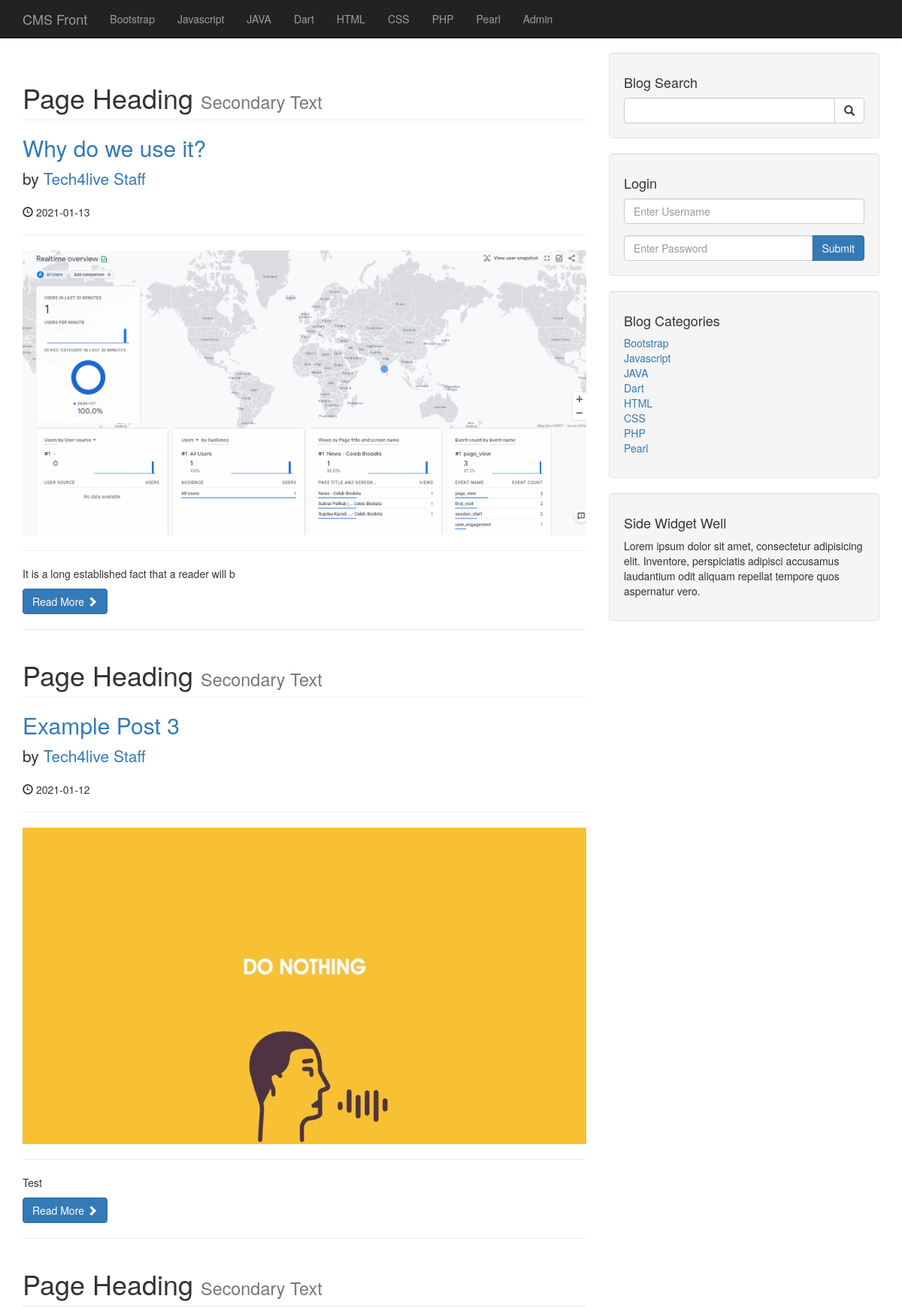
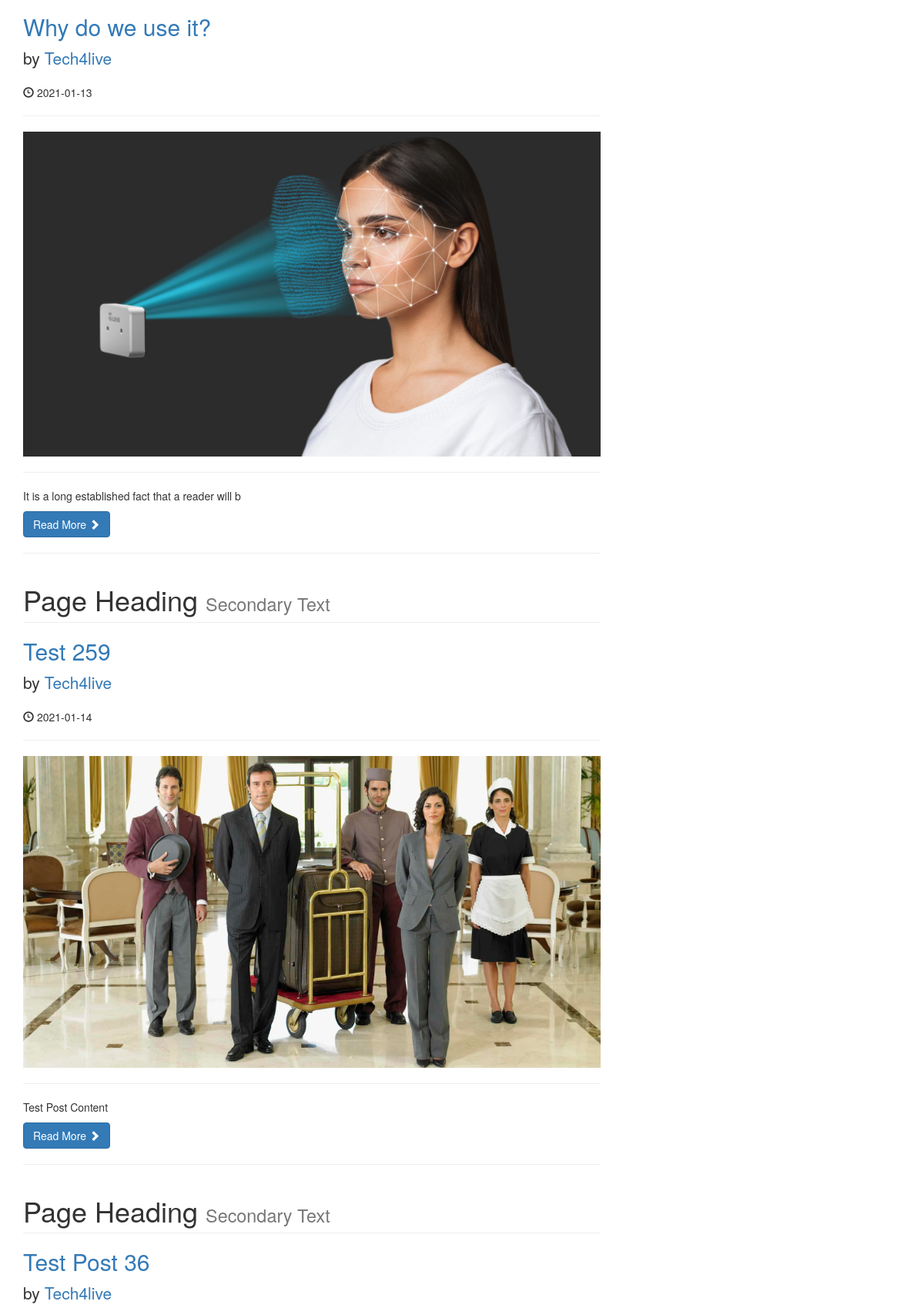
The page / (upper part) on the database its author committed (2 pictures, top to bottom).
### tables this page shows
CREATE TABLE `categories` (
  `cat_id` int(3) NOT NULL,
  `cat_title` varchar(300) NOT NULL
);

CREATE TABLE `posts` (
  `post_id` int(3) NOT NULL,
  `post_category_id` int(3) NOT NULL,
  `post_title` varchar(255) NOT NULL,
  `post_author` varchar(255) NOT NULL,
  `post_date` date NOT NULL,
  `post_image` text NOT NULL,
  `post_content` text NOT NULL,
  `post_tags` varchar(255) NOT NULL,
  `post_comment_count` int(11) NOT NULL,
  `post_status` varchar(255) NOT NULL DEFAULT 'draft'
);

### index.php (the view, shortened to what this page needs)
<?php include "includes/db.php"?>
<?php include "includes/header.php"?>
<?php include "includes/navigations.php" ?>
    <div class="container">
        <div class="row">
            <div class="col-md-8">
                <?php
    $query = "SELECT * FROM posts";
    $select_all_posts_query = mysqli_query($connection, $query);
                    while($row = mysqli_fetch_assoc($select_all_posts_query)) {
                        $post_id = $row['post_id'];
                        $post_title = $row['post_title'];
                        $post_author = $row['post_author'];
                        $post_date = $row['post_date'];
                        $post_image = $row['post_image'];
                        $post_content = substr($row['post_content'],0,50);
                        $post_status = $row['post_status'];
                        if($post_status !== 'published') {
                        } else {
                        ?>
                <h1 class="page-header">
                    Page Heading
                    <small>Secondary Text</small>
                </h1>
                <h2>
                    <a href="post.php?p_id=<?php echo $post_id; ?>"><?php echo $post_title ?></a>
                </h2>
                <p class="lead">
                    by <a href="index.php"><?php echo $post_author ?></a>
                </p>
                <p><span class="glyphicon glyphicon-time"></span> <?php echo $post_date ?></p>
                <hr>
                <a href="post.php?p_id=<?php echo $post_id; ?>">
                <img class="img-responsive" src="images/<?php echo $post_image;?>" alt="">
                </a>
                <hr>
                <p><?php echo $post_content ?></p>
                <a class="btn btn-primary" href="post.php?p_id=<?php echo $post_id; ?>">Read More <span class="glyphicon glyphicon-chevron-right"></span></a>
                <hr>
                   <?php } } ?>
            </div>
         <?php include "includes/sidebar.php" ?>
        </div>
        <?php include "includes/footer.php" ?>

### includes/navigations.php (shortened to what this page needs)
<nav class="navbar navbar-inverse navbar-fixed-top" role="navigation">
    <div class="container">
        <div class="navbar-header">
            <a class="navbar-brand" href="index.php">CMS Front</a>
        </div>
        <div class="collapse navbar-collapse" id="bs-example-navbar-collapse-1">
            <ul class="nav navbar-nav">
                <?php
                $query = "SELECT * FROM categories";
                $select_all_categories_query = mysqli_query($connection, $query);
                while($row = mysqli_fetch_assoc($select_all_categories_query)) {
                    $cat_title = $row['cat_title'];
                    echo "<li><a href = '#'>{$cat_title}</a></li>";
                }
                ?>
                <li>
                    <a href="admin">Admin</a>
                </li>
            </ul>
        </div>
    </div>
</nav>

### includes/sidebar.php
<div class="col-md-4">
             <div class="well">
                 <h4>Blog Search</h4>
                 <form action="search.php" method="post">
                 <div class="input-group">
                     <input name="search" type="text" class="form-control">
                     <span class="input-group-btn">
                         <button name="submit" class="btn btn-default" type="submit">
                             <span class="glyphicon glyphicon-search"></span>
                     </button>
                     </span>
                 </div>
                     </form>
             </div>
             <div class="well">
                 <h4>Login</h4>
                 <form action="includes/login.php" method="post">
                 <div class="form-group">
                     <input name="username" type="text" class="form-control" placeholder="Enter Username">
                 </div>
                 <div class="input-group">
                     <input name="password" type="password" class="form-control" placeholder="Enter Password">
                     <span class="input-group-btn">
                         <button class="btn btn-primary" name="login" type="submit">Submit
                         </button>
                     </span>
                 </div>
                     </form>
             </div>
             <div class="well">
                 <?php
                 $query = "SELECT * FROM categories";
                 $select_categories_sidebar = mysqli_query($connection, $query);
                 ?>
                 <h4>Blog Categories</h4>
                 <div class="row">
                     <div class="col-lg-12">
                         <ul class="list-unstyled">
                             <?php
                             while($row = mysqli_fetch_assoc($select_categories_sidebar)) {
                             $cat_title = $row['cat_title'];
                             $cat_id = $row['cat_id'];
                             echo "<li><a href = 'category.php?category=$cat_id'>{$cat_title}</a></li>";
                             }
                             ?>
                   </ul>
                     </div>
                 </div>
             </div>
             <?php include "widget.php"; ?>
         </div>

### css/blog-home.css (style rules this page uses)
body { padding-top: 70px; }

### rows shown on the page
categories: cat_title "Bootstrap"
categories: cat_title "Javascript"
categories: cat_title "JAVA"
categories: cat_title "Dart"
categories: cat_title "HTML"
categories: cat_title "CSS"
categories: cat_title "PHP"
categories: cat_title "Pearl"
posts: post_title "Why do we use it?", post_author "Tech4live Staff", post_date "2021-01-13", post_image (picture), post_content "It is a long established fact that a reader will b"
posts: post_title "Example Post 3", post_author "Tech4live Staff", post_date "2021-01-12", post_image (picture), post_content "Test"
posts: post_title "Why do we use it?", post_author "Tech4live", post_date "2021-01-13", post_image (picture), post_content "It is a long established fact that a reader will b"
posts: post_title "Test 259", post_author "Tech4live", post_date "2021-01-14", post_image (picture), post_content "Test Post Content"
posts: post_title "Test Post 36", post_author "Tech4live"
